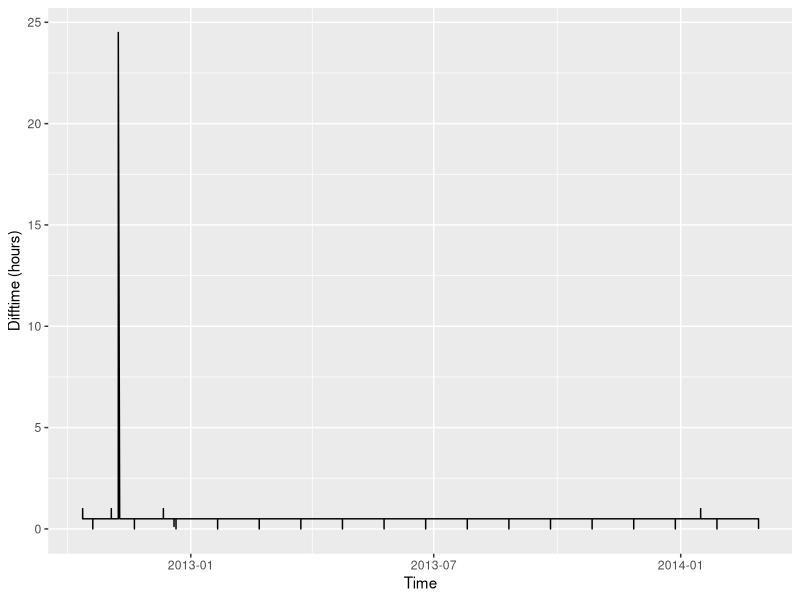
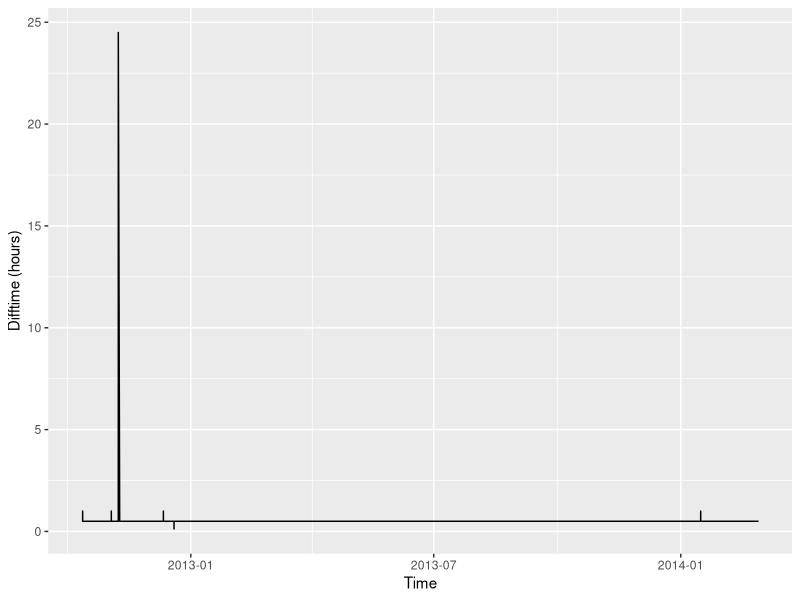
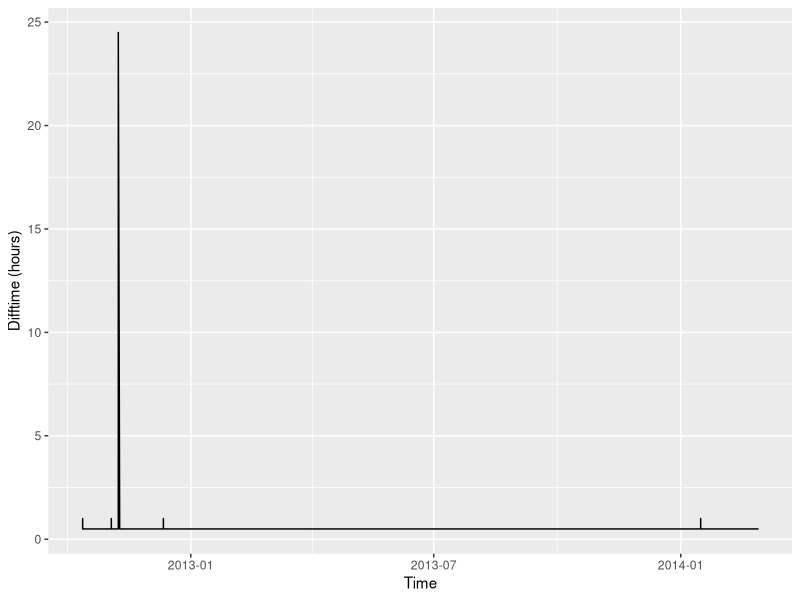

The R source for these figures, in order:
## ---- chunk 1
#knitr::opts_chunk$set(echo = FALSE)
suppressPackageStartupMessages( library(dplyr) )
suppressPackageStartupMessages( library(ggplot2) )
suppressPackageStartupMessages( library(lubridate) )
## ---- chunk 2
dta <- read.csv( "../data/MAC000002.csv"
               , as.is = TRUE # don't convert character to factor
               , check.names = FALSE # don't replace odd characters in column names
               )
str(dta)
## ---- chunk 3
Sys.setenv( TZ = "GMT" ) # when you don't know how the data was coded, use GMT
## ---- chunk 4
dta_b <- dta  # make a copy so we can compare methods later
dta_b$Dtm <- as.POSIXct( dta_b$DateTime )
str( dta_b$Dtm ) # confirming new column type
## ---- chunk 5
head( diff( dta_b$Dtm ) )
## ---- chunk 6
head( as.numeric( diff( dta_b$Dtm ) 
                , units="mins" # convert from "whatever" to "minutes"
                ) 
      )
## ---- chunk 7
table( as.numeric( diff( dta_b$Dtm ), units="mins" ) )
## ---- chunk 8
library(ggplot2)
dtmdif <- as.numeric( diff( dta_b$Dtm ), units="hours" )
qplot( dta_b$Dtm[ -nrow( dta_b ) ], dtmdif, geom = "line", xlab="Time", ylab = "Difftime (hours)" )
## ---- chunk 9
dupidx <- which( duplicated( dta_b$Dtm ) ) # get integer indexes where duplicated is true
head( dta_b[ dta_b$Dtm %in% dta_b$Dtm[ dupidx ], ] )
## ---- chunk 10
dta_b2 <- dta_b[ !duplicated( dta_b ), ]
dtmdif2 <- as.numeric( diff( dta_b2$Dtm ), units="hours" )
qplot( dta_b2$Dtm[ -nrow( dta_b2 ) ], dtmdif2, geom = "line", xlab="Time", ylab = "Difftime (hours)" )
## ---- chunk 11
smalldifidx <- which( dtmdif2 < 0.5 )
smalldifidx
dta_b2[ 3237:3240, ]
## ---- chunk 12
dta_b3 <- dta_b2[ -3239, ]
dtmdif3 <- as.numeric( diff( dta_b3$Dtm ), units="hours" )
qplot( dta_b3$Dtm[ -nrow( dta_b3 ) ]
     , dtmdif3
     , geom = "line"
     , xlab="Time"
     , ylab = "Difftime (hours)" )
## ---- chunk 13
dta_b3$KWH <- as.numeric( trimws( dta_b3$`KWH/hh (per half hour)` ) )
str( dta_b3 )
sum( is.na( dta_b3$KWH ) )
## ---- chunk 14
write.csv( dta_b3[ , c( "LCLid", "DateTime", "KWH" ) ]
         , file = "../data/MAC000002clean.csv"
         , row.names = FALSE
         , quote = FALSE
         )
